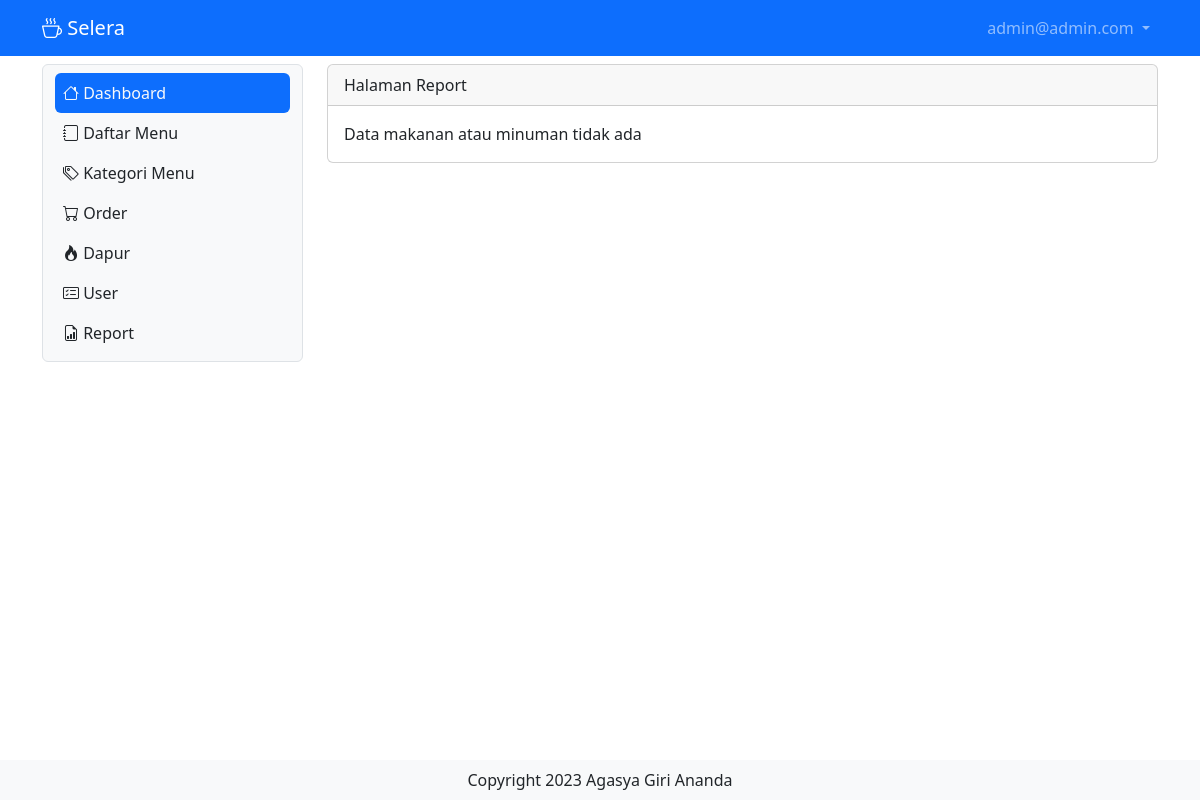
The app's page / (signed in), older data.
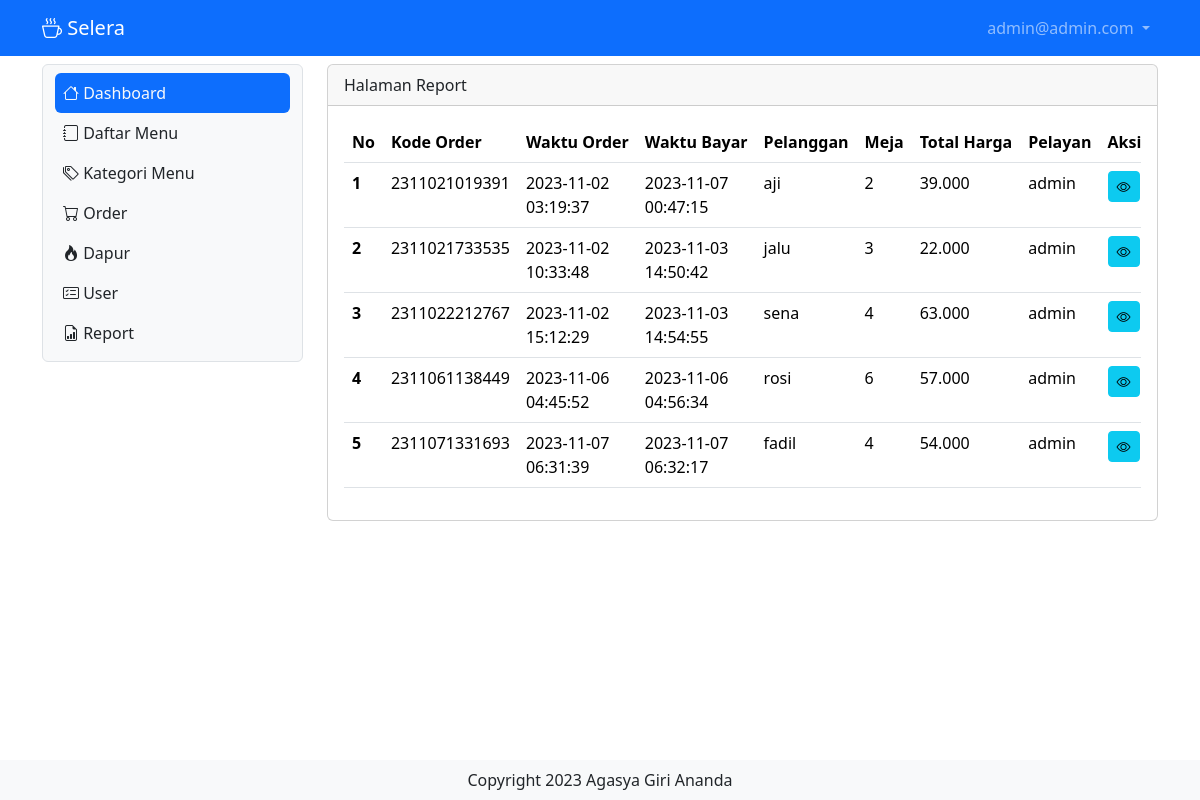
The same page, newer data.
### tables this page shows
CREATE TABLE `tb_user` (
  `id` int(11) NOT NULL,
  `nama` varchar(255) NOT NULL,
  `username` varchar(255) NOT NULL,
  `password` varchar(255) NOT NULL,
  `level` int(10) NOT NULL,
  `nohp` varchar(15) NOT NULL,
  `alamat` varchar(300) NOT NULL
);

CREATE TABLE `tb_order` (
  `id_order` bigint(20) NOT NULL,
  `pelanggan` varchar(255) NOT NULL,
  `meja` int(11) NOT NULL,
  `pelayan` int(11) NOT NULL,
  `waktu_order` timestamp NOT NULL DEFAULT current_timestamp() ON UPDATE current_timestamp()
);

CREATE TABLE `tb_bayar` (
  `id_bayar` bigint(20) NOT NULL,
  `nominal_uang` bigint(20) NOT NULL,
  `total_bayar` bigint(20) NOT NULL,
  `waktu_bayar` timestamp NOT NULL DEFAULT current_timestamp() ON UPDATE current_timestamp()
);

### report.php (the view, shortened to what this page needs)
<?php
include "proses/connect.php";
$query = mysqli_query($conn, "SELECT *, SUM(harga*jumlah) AS harganya FROM tb_order
        LEFT JOIN tb_user on tb_user.id = tb_order.pelayan
        LEFT JOIN tb_list_order ON tb_list_order.kode_order = tb_order.id_order
        LEFT JOIN tb_daftar_menu ON tb_daftar_menu.id = tb_list_order.menu
        JOIN tb_bayar ON tb_bayar.id_bayar = tb_order.id_order
        GROUP BY id_order ORDER BY waktu_order AsC
        ");
while ($record = mysqli_fetch_array($query)) {
    $result[] = $record;
}
?>
<div class="col-lg-9 mt-2">
    <div class="card">
        <div class="card-header">
            Halaman Report
        </div>
        <div class="card-body">
            <?php
            if (empty($result)) {
                echo "Data makanan atau minuman tidak ada";
            } else {
                    ?>
                <div class="table-responsive">
                    <table class="table table-hover">
                        <thead>
                            <tr class="text-nowrap">
                                <th scope="col">No</th>
                                <th scope="col">Kode Order</th>
                                <th scope="col">Waktu Order</th>
                                <th scope="col">Waktu Bayar</th>
                                <th scope="col">Pelanggan</th>
                                <th scope="col">Meja</th>
                                <th scope="col">Total Harga</th>
                                <th scope="col">Pelayan</th>
                                <th scope="col">Aksi</th>
                            </tr>
                        </thead>
                        <tbody>
                            <?php
                            $no = 1;
                            foreach ($result as $row) {
                                ?>
                                <tr>
                                    <th scope="row">
                                        <?php echo $no++ ?>
                                    </th>
                                    <td>
                                        <?php echo $row['id_order'] ?>
                                    </td>
                                    <td>
                                        <?php echo $row['waktu_order'] ?>
                                    </td>
                                    <td>
                                        <?php echo $row['waktu_bayar'] ?>
                                    </td>
                                    <td>
                                        <?php echo $row['pelanggan'] ?>
                                    </td>
                                    <td>
                                        <?php echo $row['meja'] ?>
                                    </td>
                                    <td>
                                        <?php echo number_format((int) $row['harganya'], 0, ',', '.') ?>
                                    </td>
                                    <td>
                                        <?php echo $row['nama'] ?>
                                    </td>
                                    <td>
                                        <div class="d-flex">
                                            <a class="btn btn-info btn-sm me-1"
                                                href="./?x=viewitem&order=<?php echo $row['id_order'] . "&meja=" . $row['meja'] . "&pelanggan=" . $row['pelanggan'] ?>"><i
                                                    class="bi bi-eye"></i></a>
                                        </div>
                                    </td>
                                </tr>
                                <?php
                            }
                            ?>
                        </tbody>
                    </table>
                    <?php
            }
            ?>
            </div>
        </div>
    </div>

### index.php (shortened to what this page needs)
<?php
if (isset($_GET['x']) && $_GET['x'] == 'home') {
    $page = "home.php";
    include "main.php";
} elseif (isset($_GET['x']) && $_GET['x'] == 'login') {
    include "login.php";
} elseif (isset($_GET['x']) && $_GET['x'] == 'logout') {
    include "proses/proses_logout.php";
} else {
    include "main.php";
}
?>

### main.php (shortened to what this page needs)
<?php
include "proses/connect.php";
$query = mysqli_query($conn, "SELECT * FROM tb_user WHERE username= '$_SESSION[username_selera]'");
$hasil = mysqli_fetch_array($query);
?>
<!doctype html>
<html lang="en">
<head>
    <link href="https://cdn.jsdelivr.net/npm/bootstrap@5.3.2/dist/css/bootstrap.min.css" rel="stylesheet"
>
    <link rel="stylesheet" href="https://cdn.jsdelivr.net/npm/bootstrap-icons@1.11.1/font/bootstrap-icons.css">
</head>
<body>
    <?php include "header.php"; ?>
    <div class="container-lg">
        <div class="row mb-5">
            <?php include "sidebar.php"; ?>
            <?php
            include $page;
            ?>
        </div>
        <div class="fixed-bottom text-center bg-light py-2">
            Copyright 2023 Agasya Giri Ananda
        </div>
</body>
</html>

### header.php (shortened to what this page needs)
<?php
include "proses/connect.php";
$query = mysqli_query($conn, "SELECT * FROM tb_user WHERE username = '$_SESSION[username_selera]'");
?>
<nav class="navbar navbar-expand navbar-dark bg-primary sticky-top">
    <div class="container-lg">
        <a class="navbar-brand" href="."><i class="bi bi-cup-hot"></i> Selera</a>
        <div class="collapse navbar-collapse justify-content-end" id="navbarNavDropdown">
            <ul class="navbar-nav">
                <li class="nav-item dropdown">
                    <a class="nav-link dropdown-toggle" href="#" role="button" data-bs-toggle="dropdown"
                        aria-expanded="false">
                        <?php echo $hasil['username']; ?>
                    </a>
                </li>
            </ul>
        </div>
    </div>
</nav>

### sidebar.php (shortened to what this page needs)
<div class="col-lg-3">
    <nav class="navbar navbar-expand-lg bg-light rounded border mt-2">
        <div class="container-fluid">
            <div class="offcanvas offcanvas-start" tabindex="-1" id="offcanvasNavbar"
                aria-labelledby="offcanvasNavbarLabel" style="width:250px">
                <div class="offcanvas-body">
                    <ul class="navbar-nav nav-pills flex-column justify-content-end flex-grow-1">
                        <li class="nav-item">
                            <a class="nav-link ps-2 <?php echo ((isset($_GET['x']) && $_GET['x'] == 'home') || !isset($_GET['x'])) ? 'active link-light' : 'link-dark'; ?>"
                                aria-current="page" href="home"><i class="bi bi-house"></i> Dashboard</a>
                        </li>
                        <?php if ($hasil['level']==1 || $hasil['level']==3) {?>
                        <li class="nav-item">
                            <a class="nav-link ps-2 <?php echo (isset($_GET['x']) && $_GET['x'] == 'menu') ? 'active link-light' : 'link-dark'; ?>"
                                href="menu"><i class="bi bi-journal"></i> Daftar Menu</a>
                        </li>
                        <?php }?>
                        <?php if ($hasil['level']==1) {?>
                        <li class="nav-item">
                            <a class="nav-link ps-2 <?php echo (isset($_GET['x']) && $_GET['x'] == 'katmenu') ? 'active link-light' : 'link-dark'; ?>"
                                href="katmenu"><i class="bi bi-tags"></i> Kategori Menu</a>
                        </li>
                        <?php }?>
                        <?php if ($hasil['level']==1 || $hasil['level']==2 || $hasil['level']==3) {?>
                        <li class="nav-item">
                            <a class="nav-link ps-2 <?php echo (isset($_GET['x']) && $_GET['x'] == 'order') ? 'active link-light' : 'link-dark'; ?>"
                                href="order"><i class="bi bi-cart"></i> Order</a>
                        </li>
                        <?php }?>
                        <?php if ($hasil['level']==1 || $hasil['level']==4) {?>
                        <li class="nav-item">
                            <a class="nav-link ps-2 <?php echo (isset($_GET['x']) && $_GET['x'] == 'dapur') ? 'active link-light' : 'link-dark'; ?>"
                                href="dapur"><i class="bi bi-fire"></i> Dapur</a>
                        </li>
                        <?php }?>
                        <?php if ($hasil['level']==1) {?>
                        <li class="nav-item">
                            <a class="nav-link ps-2 <?php echo (isset($_GET['x']) && $_GET['x'] == 'user') ? 'active link-light' : 'link-dark'; ?>"
                                href="user"><i class="bi bi-card-checklist"></i> User</a>
                        </li>
                        <li class="nav-item">
                            <a class="nav-link ps-2 <?php echo (isset($_GET['x']) && $_GET['x'] == 'report') ? 'active link-light' : 'link-dark'; ?>"
                                href="report"><i class="bi bi-file-earmark-bar-graph"></i> Report</a>
                        </li>
                        <?php }?>
                    </ul>
                </div>
            </div>
        </div>
    </nav>
</div>

Row changes from the older to the newer data that the page shows:
added tb_order: id_order "2311021019391", waktu_order "2023-11-02 03:19:37", tb_bayar.waktu_bayar "2023-11-07 00:47:15", pelanggan "aji", meja "2", harganya "39.000", pelayan.nama "admin"
added tb_order: id_order "2311021733535", waktu_order "2023-11-02 10:33:48", tb_bayar.waktu_bayar "2023-11-03 14:50:42", pelanggan "jalu", meja "3", harganya "22.000", pelayan.nama "admin"
added tb_order: id_order "2311022212767", waktu_order "2023-11-02 15:12:29", tb_bayar.waktu_bayar "2023-11-03 14:54:55", pelanggan "sena", meja "4", harganya "63.000", pelayan.nama "admin"
added tb_order: id_order "2311061138449", waktu_order "2023-11-06 04:45:52", tb_bayar.waktu_bayar "2023-11-06 04:56:34", pelanggan "rosi", meja "6", harganya "57.000", pelayan.nama "admin"
added tb_order: id_order "2311071331693", waktu_order "2023-11-07 06:31:39", tb_bayar.waktu_bayar "2023-11-07 06:32:17", pelanggan "fadil", meja "4", harganya "54.000", pelayan.nama "admin"
Text that changed along with them:
text no longer shown: "Data makanan atau minuman tidak ada"
text now shown: "No Kode Order Waktu Order Waktu Bayar Pelanggan Meja Total Harga Pelayan Aksi"
